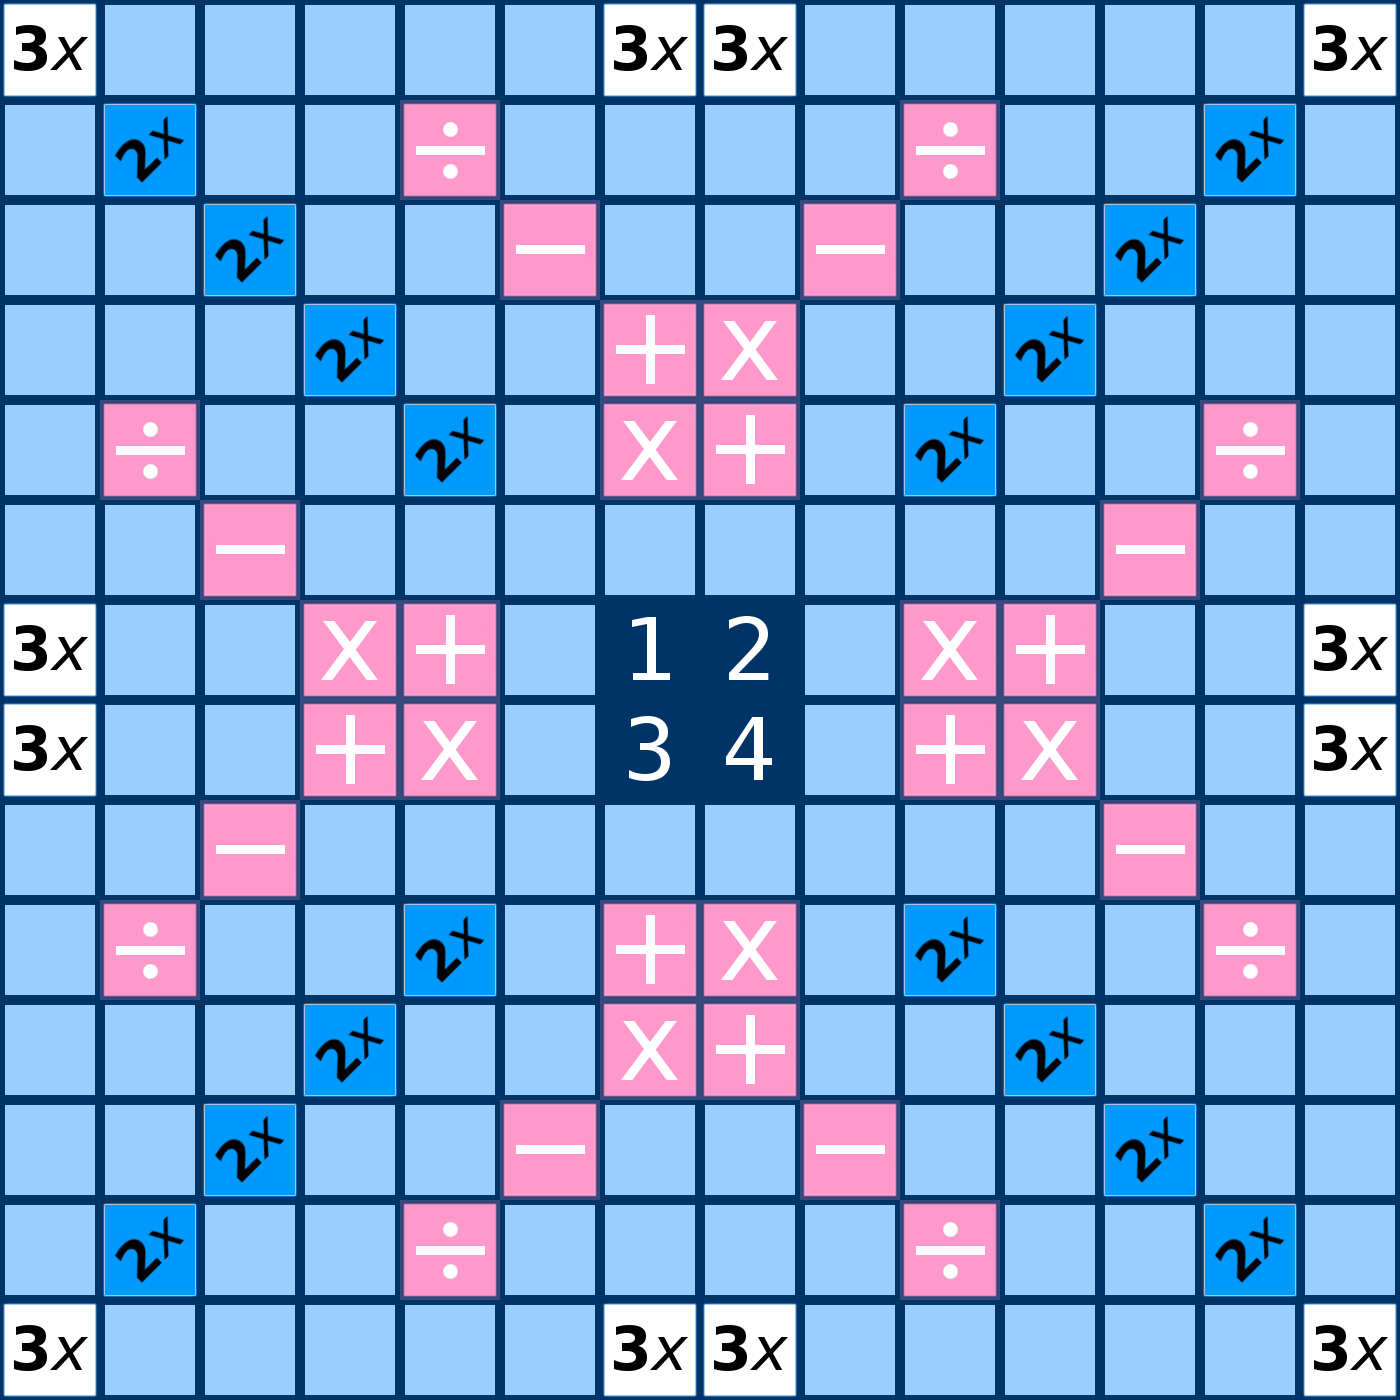

Below is a game level as drawn by its tile map, then a one-line description and the .tmx that defines it (tile-layer data replaced by summaries):
An orthogonal 14x14 tile map with 100x100 px tiles, 1 tile layer (gameLayer).

<map version="1.0" orientation="orthogonal" width="14" height="14" tilewidth="100" tileheight="100">
 <tileset firstgid="1" name="allBoxes" tilewidth="100" tileheight="100">
  <image source="gfx/allBoxes.png" width="700" height="300" />
  <tile id="0">
   <properties>
    <property name="property" value="0" />
    <property name="used" value="false" />
   </properties>
  </tile>
  <tile id="1">
   <properties>
    <property name="property" value="1" />
    <property name="used" value="true" />
   </properties>
  </tile>
  <tile id="2">
   <properties>
    <property name="property" value="2" />
    <property name="used" value="true" />
   </properties>
  </tile>
  <tile id="3">
   <properties>
    <property name="property" value="3" />
    <property name="used" value="true" />
   </properties>
  </tile>
  <tile id="4">
   <properties>
    <property name="property" value="4" />
    <property name="used" value="true" />
   </properties>
  </tile>
  <tile id="5">
   <properties>
    <property name="property" value="5" />
    <property name="used" value="false" />
   </properties>
  </tile>
  <tile id="7">
   <properties>
    <property name="property" value="6" />
    <property name="used" value="false" />
   </properties>
  </tile>
  <tile id="8">
   <properties>
    <property name="property" value="7" />
    <property name="used" value="false" />
   </properties>
  </tile>
  <tile id="9">
   <properties>
    <property name="property" value="8" />
    <property name="used" value="false" />
   </properties>
  </tile>
  <tile id="10">
   <properties>
    <property name="property" value="9" />
    <property name="used" value="false" />
   </properties>
  </tile>
  <tile id="11">
   <properties>
    <property name="property" value="10" />
    <property name="used" value="false" />
   </properties>
  </tile>
 </tileset>
 <layer name="gameLayer" width="14" height="14">
  <data>[196 cells, 196 non-empty, 11 distinct tile ids]</data>
 </layer>
</map>